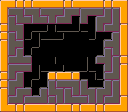

This game map was drawn from its Tiled (.tmx) file and the tilesets committed beside it. A one-line description and the full map source follow:
An orthogonal 16x14 tile map with 8x8 px tiles, 1 tile layer (tiles) and 10 objects (2x FENCE, 2x SWITCH_WALL, 2x SWITCH, SPAWN, LOCK, ...).

<map version="1.4" tiledversion="1.4.2" orientation="orthogonal" renderorder="right-down" width="16" height="14" tilewidth="8" tileheight="8" infinite="0" nextlayerid="5" nextobjectid="135">
 <editorsettings>
  <export format="json" />
 </editorsettings>
 <properties>
  <property name="maxBullets" type="int" value="4" />
  <property name="medalBullets" type="int" value="2" />
 </properties>
 <tileset firstgid="1" source="../sprites.tsx" />
 <layer id="1" name="tiles" width="16" height="14">
  <data encoding="csv">
9,13,8,8,12,29,29,13,8,12,29,29,13,8,12,10,
41,6,4,6,4,6,55,7,3,7,3,23,7,5,5,41,
27,5,19,7,19,7,21,6,20,74,21,74,3,20,39,27,
8,19,4,42,45,44,74,75,45,59,75,92,21,6,20,11,
8,5,21,60,74,75,76,44,17,17,17,60,42,44,5,41,
11,38,7,42,59,17,17,17,17,17,17,17,61,6,22,41,
41,21,5,60,17,17,17,17,17,17,17,17,60,5,21,27,
41,6,54,7,17,17,74,17,17,17,74,74,6,22,5,8,
27,3,23,7,74,75,76,44,75,45,59,58,43,21,39,11,
8,21,5,42,59,74,8,12,13,8,75,43,60,6,20,41,
8,3,20,60,42,59,5,6,23,4,5,58,44,5,5,41,
11,21,3,7,60,5,19,4,5,21,19,4,3,20,39,27,
41,6,20,6,23,20,2,21,19,23,7,21,21,6,20,11,
25,13,8,12,29,29,13,12,13,8,12,13,8,12,29,26
</data>
 </layer>
 <objectgroup id="2" name="entities">
  <object id="1" type="SPAWN" x="16" y="96" width="8" height="8" />
  <object id="88" type="LOCK" x="100" y="88" width="8" height="8" />
  <object id="113" type="PLATFORM" x="8" y="48" width="24" height="8">
   <properties>
    <property name="isVertical" type="bool" value="false" />
    <property name="maxPos" type="int" value="96" />
    <property name="minPos" type="int" value="8" />
   </properties>
  </object>
  <object id="120" type="FENCE" x="8" y="72" width="40" height="8" />
  <object id="121" type="SWITCH_WALL" x="40" y="8" width="8" height="96">
   <properties>
    <property name="color" value="RED" />
   </properties>
  </object>
  <object id="122" type="SWITCH_WALL" x="80" y="8" width="8" height="96">
   <properties>
    <property name="color" value="GREEN" />
   </properties>
  </object>
  <object id="127" type="SWITCH" x="72" y="8" width="8" height="8">
   <properties>
    <property name="color" value="GREEN" />
   </properties>
  </object>
  <object id="129" type="SWITCH" x="32" y="8" width="8" height="8">
   <properties>
    <property name="color" value="RED" />
   </properties>
  </object>
  <object id="134" type="FENCE" x="80" y="72" width="40" height="8" />
 </objectgroup>
 <objectgroup color="#21ff06" id="4" name="walls">
  <object id="133" x="48" y="72" width="32" height="8" />
 </objectgroup>
</map>
